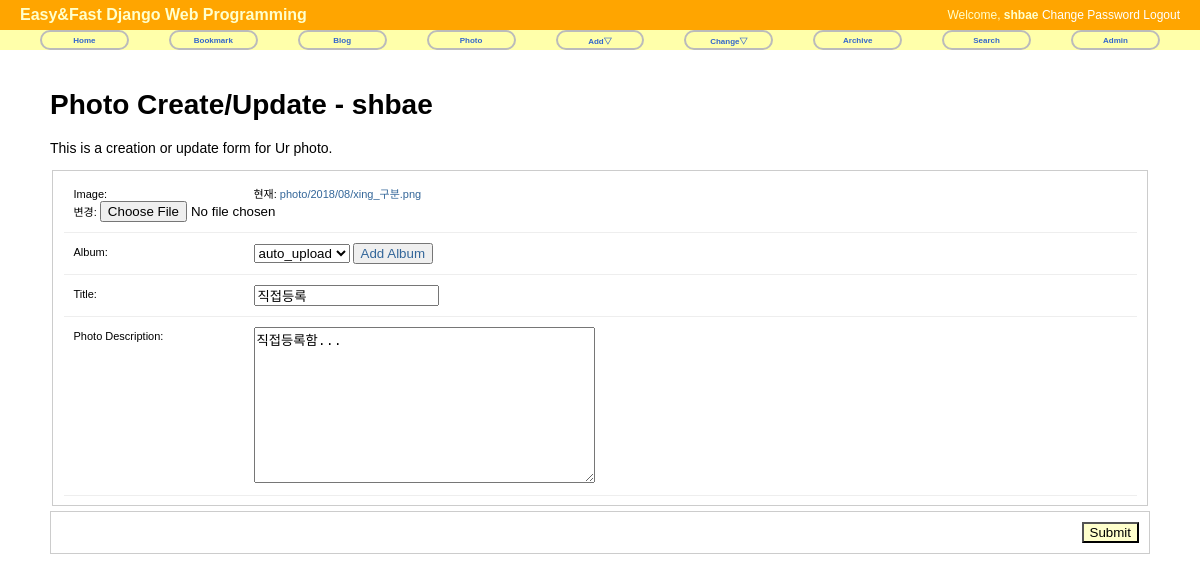
The page /photo/photo/11/update/ (signed in) on the database its author committed.
### photo/models.py (models this page shows, shortened)
class Photo(models.Model):
    album = models.ForeignKey(Album, on_delete=models.CASCADE)
    title = models.CharField(max_length=50)
    image = ThumbnailImageField(upload_to='photo/%Y/%m')
    description = models.TextField('Photo Description', blank=True)
    upload_date = models.DateTimeField('Upload Date', auto_now_add=True)
    owner = models.ForeignKey(User, null=True, on_delete=models.DO_NOTHING)  # models.CASCADE
    class Meta:
        ordering = ['title']

### photo/views.py (the view)
# urls.py: path('photo/<int:pk>/update/', views.PhotoUpdateView.as_view(), name='photo_update'),
class PhotoUpdateView(LoginRequiredMixin, UpdateView):
    model = Photo
    fields = ['album', 'title', 'image', 'description']
    success_url = reverse_lazy('photo:index')

### photo/models.py (called while the page is built)
    def __str__(self):
        return self.name

### photo/templates/photo/photo_form.html (shortened to what this page needs)
{% extends 'base.html' %}
{% load staticfiles %}
{% block extrastyle %}{% static 'css/forms.css' %}{% endblock %}
{% block content %}
<div id="content">
    <h1>Photo Create/Update - {{ user }}</h1>
    {% if form.is_multipart %}
    <form action="." enctype="multipart/form-data" method="post">
    {% else %}
    <form action="." method="post">
    {% endif %}
    <p>This is a creation or update form for Ur photo. </p>
    <fieldset class="aligned">
        <div class="form-row">
            {{ form.image.label_tag }} {{ form.image }}
        </div>
        <div class="form-row">
            {{ form.album.label_tag }} {{ form.album }}
            <button type="button"><a href="{% url 'photo:album_add' %}">Add Album</a></button>
        </div>
        <div class="form-row">{{ form.title.label_tag }} {{ form.title }}</div>
        <div class="form-row">{{ form.description.label_tag }} {{ form.description }}</div>
    </fieldset>
    <div class="submit-row">
        <input type="submit" value="Submit">
    </div>
    </form>
</div>
{% endblock %}

### templates/base.html (shortened to what this page needs)
<!doctype html>
<html lang="ko">
<head>
    {% load staticfiles %}
    <link rel="stylesheet" href="{% static 'css/base.css' %}" type="text/css">
    <link rel="stylesheet" href="{% block extrastyle %}{% endblock %}">
</head>
<body>
<div id="header">
    <h2 class="maintitle">Easy&amp;Fast Django Web Programming</h2>
    {% if user.is_active %}
    <h4 class="welcome">Welcome,
        <strong>{% firstof user.get_short_name user.get_username %}</strong>
        <a href="{% url 'password_change' %}">Change Password</a>
        <a href="{% url 'logout' %}">Logout</a>
    </h4>
    {% else %}
    <h4 class="welcome">Welcome, Anonymous
        <a href="{% url 'login' %}">Login</a>
        <a href="{% url 'register' %}">Register</a>
    </h4>
    {% endif %}
</div>
<div id="menu">
    <li><a href="{% url 'home' %}">Home</a></li>
    <li><a href="{% url 'bookmark:index' %}">Bookmark</a></li>
    <li><a href="{% url 'blog:index' %}">Blog</a></li>
    <li><a href="{% url 'photo:index' %}">Photo</a></li>
    <li><a href="#">Add&bigtriangledown;</a>
    </li>
    <li><a href="#">Change&bigtriangledown;</a>
    </li>
    <li><a href="{% url 'blog:post_archive' %}">Archive</a></li>
    <li><a href="{% url 'blog:search' %}">Search</a></li>
    <li><a href="{% url 'admin:index' %}">Admin</a></li>
</div>
{% block content %}{% endblock %}
</body>
</html>

### static/css/base.css (style rules this page uses)
body { font-family: "Lucida Grande", Verdana, Arial, sans-serif; font-size: 14px; }
div#header { position: absolute; top: 0px; left: 0px; height: 30px; width: 100%; display: table; background: orange; }
div#menu { position: absolute; top: 30px; left: 0px; height: 20px; width: 100%; display: table; table-layout: fixed; border-spacing: 40px 0px; background: #ffa; font-size: 8px; }
div#content { position: absolute; top: 70px; left: 50px; right: 50px; }
.maintitle { display: table-cell; vertical-align: middle; padding-left: 20px; color: #ffc; font-weight: bold; font-size: 16px; }
.welcome { display: table-cell; vertical-align: middle; text-align: right; padding-right: 20px; color: #ffc; font-weight: normal; font-size: 12px; }
.welcome a:link, .welcome a:visited { color: white; }
div#menu a:link, div#menu a:visited { color: #36c; }
div#menu > li { display: table-cell; vertical-align: middle; border: 2px solid #bbb; border-radius: 25px; text-align: center; font-weight: bold; }
a:link, a:visited { color: #369; text-decoration: none; }

### static/css/forms.css (style rules this page uses)
fieldset { border: 1px solid #ccc; }
.aligned label { width: 170px; display: block; padding: 3px 10px 0 0; float: left; }
.form-row { padding: 10px; font-size: 11px; border-bottom: 1px solid #eee; }
.submit-row { margin: 5px 0; border: 1px solid #ccc; text-align: right; }
.submit-row input { margin: 10px; background: #ffc; }

### rows shown on the page
Photo: album "auto_upload", title "직접등록", description "직접등록함..."

### other values the page prints
{{ user }} "shbae"
